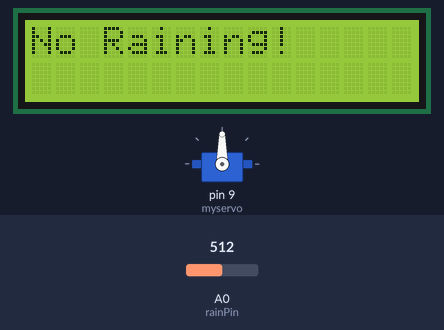
Recording of a sketch running on a simulated Arduino Uno, built with avr-gcc and run on an emulated ATmega328P. On the bench: servo, 16×2 character LCD. The test bench sets the inputs (shaded band); at power-on: A0 (rainPin) = 512. What the sketch prints to the serial monitor is not drawn.

Above: at 5.2 s.
5.3 s: A0 (rainPin) set to 491
At 6.0 s:
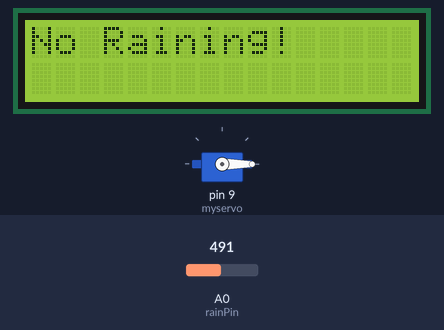
8.3 s: A0 (rainPin) set to 510
At 9.0 s:
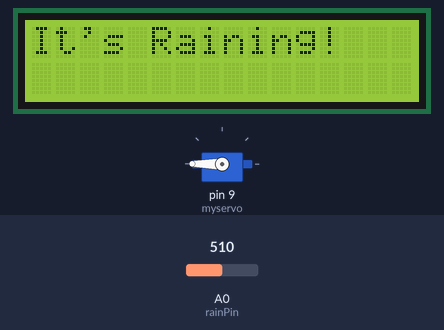
10.6 s: A0 (rainPin) set to 490
At 13.4 s:
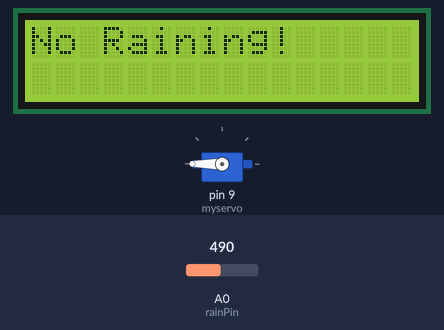
13.6 s: A0 (rainPin) set to 511
At 14.1 s:
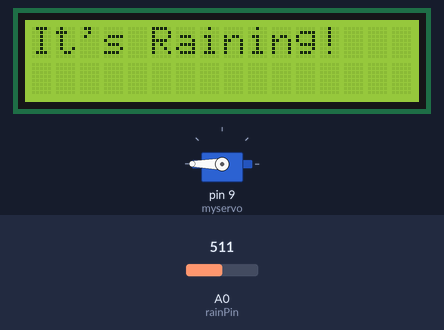
Timing chart, 0 to 16.6 s (numbered marks = the images above; inputs shaded):
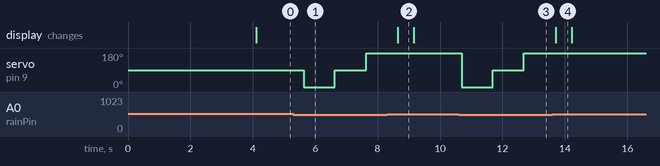

The sketch:

Rain_Sensor_wiper.ino
```cpp
#include <Wire.h>
#include <LiquidCrystal_I2C.h>
#include <Servo.h>

Servo myservo;  // create servo object to control a servo

LiquidCrystal_I2C lcd(0x3F,16,2);  // set the LCD address to 0x27 for a 16 chars and 2 line display

int rainPin = A0; // Change this to the digital input pin you used to connect the rain sensor

void wipe();

void setup()
{
  pinMode(rainPin, INPUT); // Set the digital input pin for the rain sensor
  myservo.attach(9);  // attaches the servo on pin 9 to the servo object
  lcd.init();                      // initialize the lcd
  // Print a message to the LCD.
  lcd.backlight();
  lcd.setCursor(0,0);
  lcd.print("Automatic Wipers");
  lcd.setCursor(0,1);
  lcd.print("By Group 7");
  delay(4000);
  lcd.clear();
  Serial.begin(9600);


}
void loop()
{

  int rainValue = analogRead(rainPin); // Read the analog output of the rain sensor
  Serial.println(rainValue);
  if (rainValue < 500)
  {
    wipe();
    lcd.clear();
    lcd.print("It's Raining!"); // Print a message if it's raining
  }
  else
  {
    lcd.clear();
    lcd.print("No Raining!"); // Print a message if it's not raining
  }
  delay(500); // Delay for a short period before reading the sensor again
}
void wipe()
{
  myservo.write(0);  // sets the servo position to 0 degrees
  delay(1000);       // waits for 1 second
  myservo.write(90); // sets the servo position to 90 degrees
  delay(1000);       // waits for 1 second
  myservo.write(180); // sets the servo position to 180 degrees
  delay(1000);       // waits for 1 second
}
```

Measured:
- the behaviour switches between 500 and 499 on A0 (rainPin) (found by bisection; images 0 and 1)
- after the input at 5.3 s, servo on pin 9 (myservo): 90° → 0° after 0.33 s, → 90° 1.0 s later, → 180° 1.0 s later
- after the input at 8.3 s, servo on pin 9 (myservo): stays 180° (without the input it goes to 0° after 0.85 s)
- after the input at 10.6 s, servo on pin 9 (myservo): 180° → 0° after 0.09 s, → 90° 1.0 s later, → 180° 1.0 s later
- after the input at 13.6 s, servo on pin 9 (myservo): stays 180° (without the input it goes to 0° after 0.60 s)
- what the display in image 2 shows lasts 0.6 s, from 8.6 s to 9.2 s
